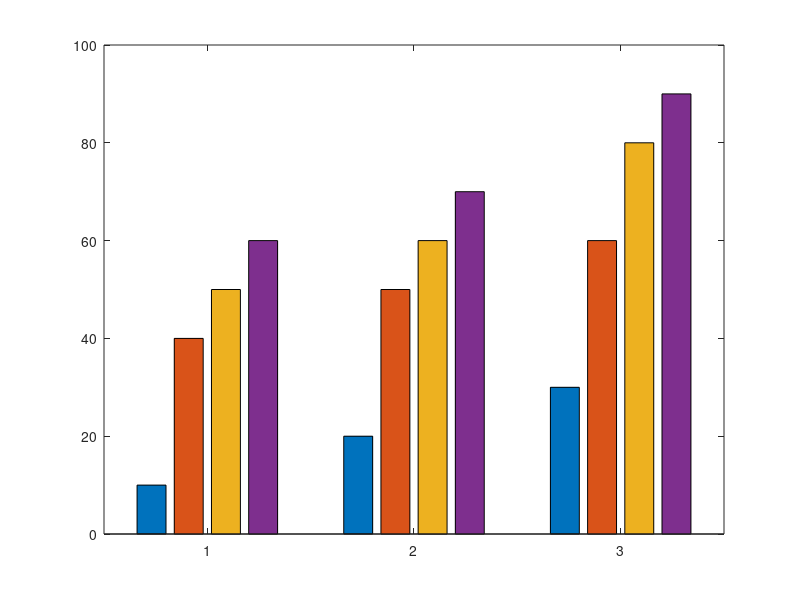

Here is the MATLAB script that generated this plot: (Note: this script raises an error after producing the figure.)
% Example data as before
model_series = [10 40 50 60; 20 50 60 70; 30 60 80 90];
model_error = [1 4 8 6; 2 5 9 12; 3 6 10 13];
b = bar(model_series, 'grouped');

%%For MATLAB 2019b or later releases
hold on
% Calculate the number of bars in each group
nbars = size(model_series, 2);
% Get the x coordinate of the bars
x = [];
for i = 1:nbars
    x = [x ; b(i).XEndPoints];
end
% Plot the errorbars
errorbar(x',model_series,model_error,'k','linestyle','none')'
hold off